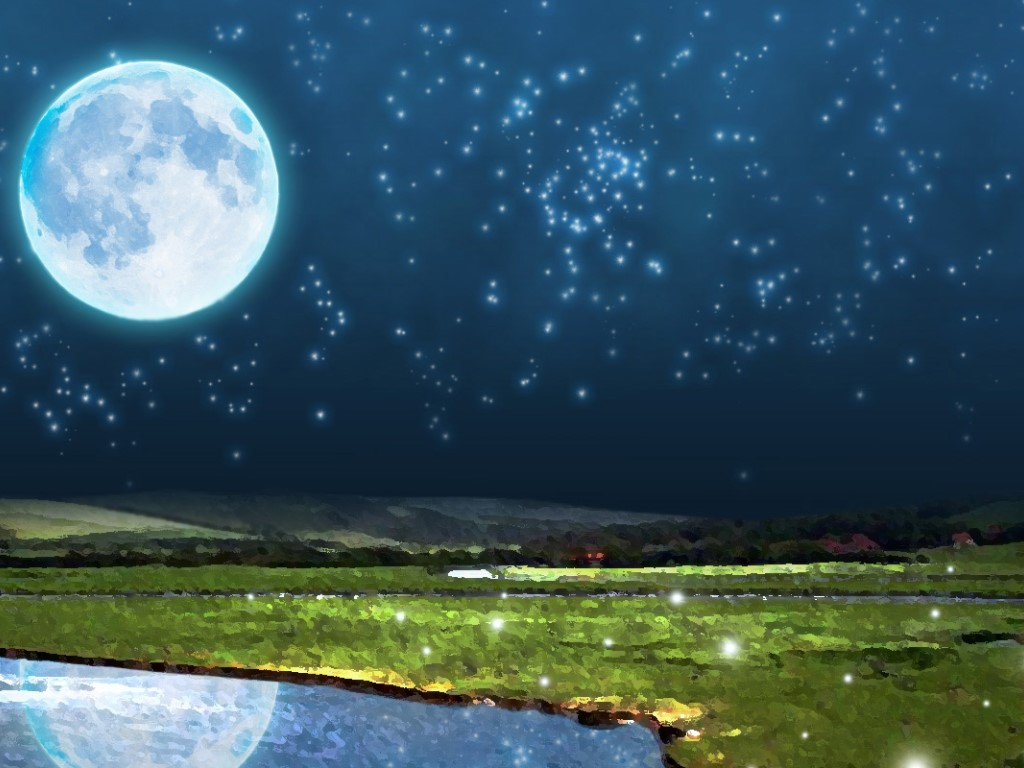
//> input picture Opencv_Tutorial/image_add/night.jpg, 1024 x 768 px
$ ./image_add   (built with g++ and OpenCV 4)
//> lines starting //> are read from the running program, lines starting //| are printed output that depends on the picture

#include <opencv2/core/core.hpp>
#include <opencv2/highgui/highgui.hpp>
#include <opencv2/imgproc/imgproc.hpp>
#include <stdio.h>
#include <iostream>

using namespace cv;
using namespace std;

int main( int argc, char** argv ){
	Mat image1, image2;
	image1= imread("night.jpg", 1);// always convert image to the color one
//> image1 is the input picture: 768 rows x 1024 cols, CV_8UC3; mean B, G, R 95.5, 87.6, 57.5
	image2= imread("ghost.jpg", 1);// always convert image to the color one
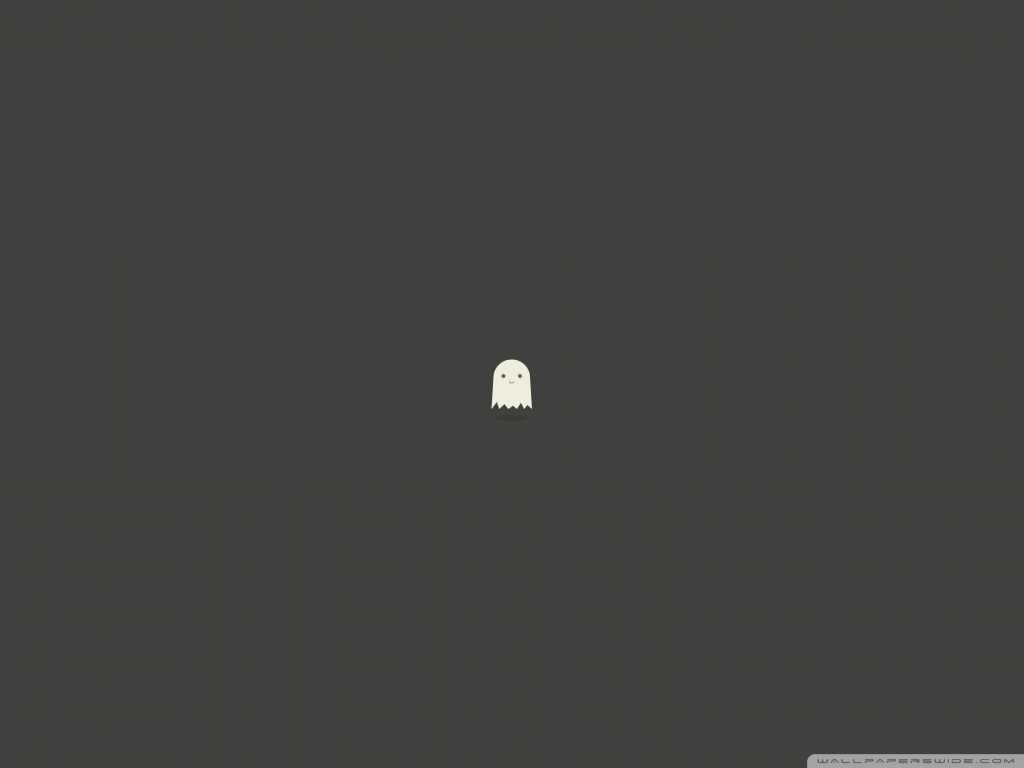
//> input picture Opencv_Tutorial/image_add/ghost.jpg, 1024 x 768 px
//> image2 is the input picture: 768 rows x 1024 cols, CV_8UC3; mean B, G, R 62.4, 64.8, 64.7
	Mat combimage(image1.rows ,image1.cols ,image1.type() );

	addWeighted(image1,0.7,image2,0.5,0.0,combimage);//image1 and image2 add
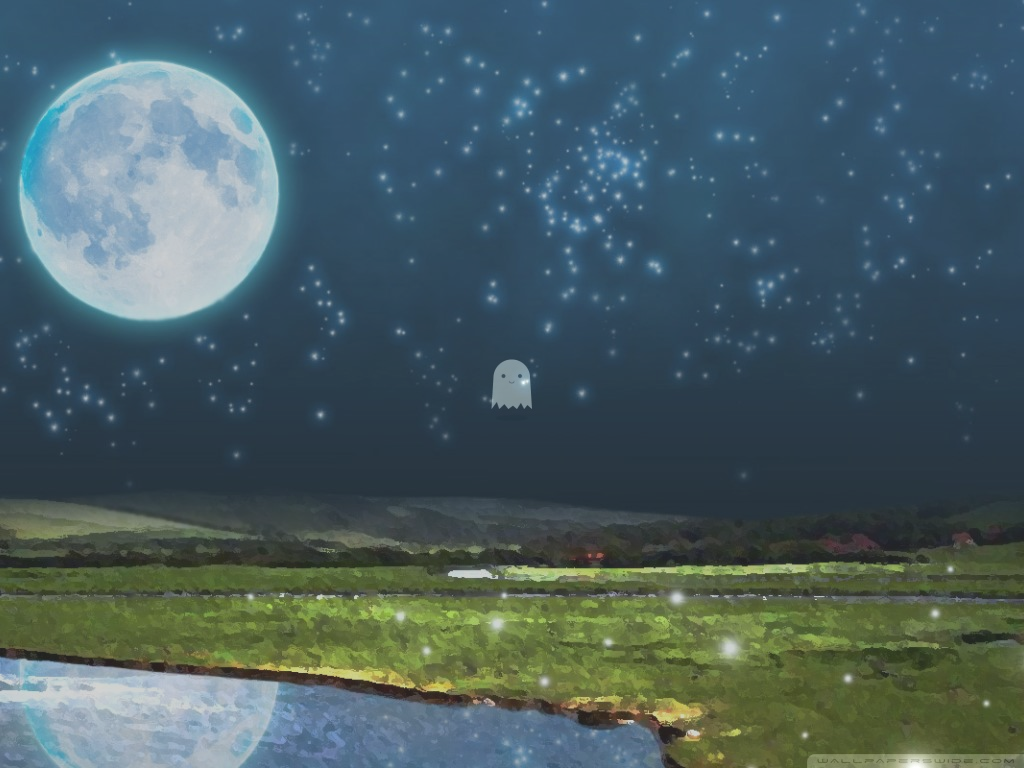
//> combimage: 768 rows x 1024 cols, CV_8UC3; mean B, G, R 98.1, 93.7, 72.6

	namedWindow("image1");
	imshow("image1",image1);

	namedWindow("image2");
	imshow("image2",image2);

	namedWindow("result");
	imshow("result",combimage);

	waitKey(0);
	// Wait for a keystroke in the window
	return 0;
}
